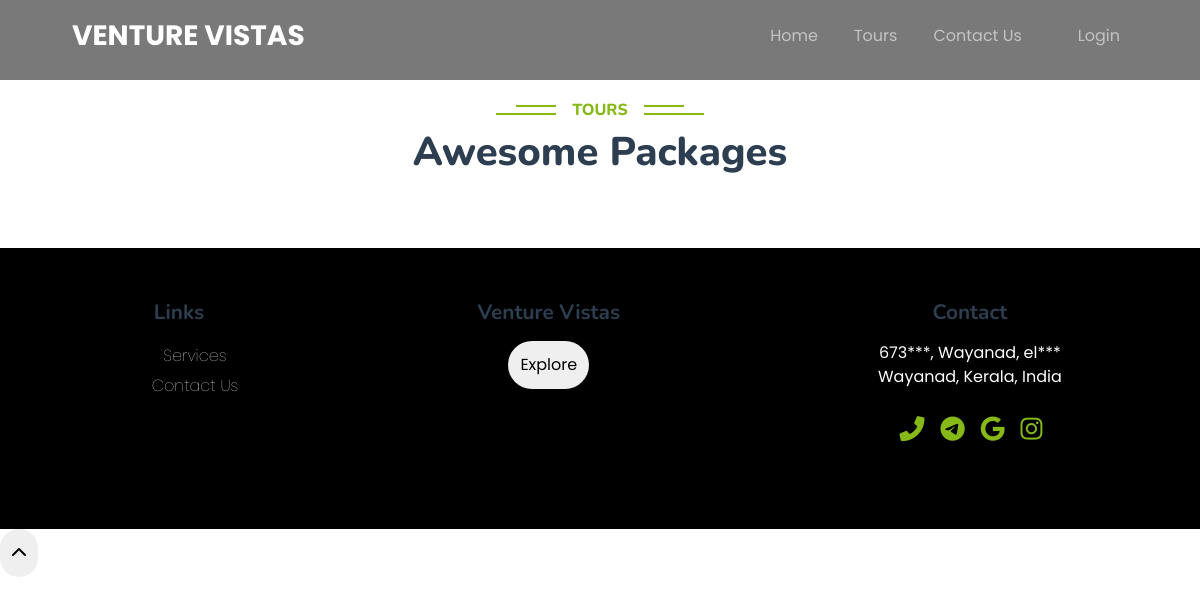
Before: /packages with the older database file.
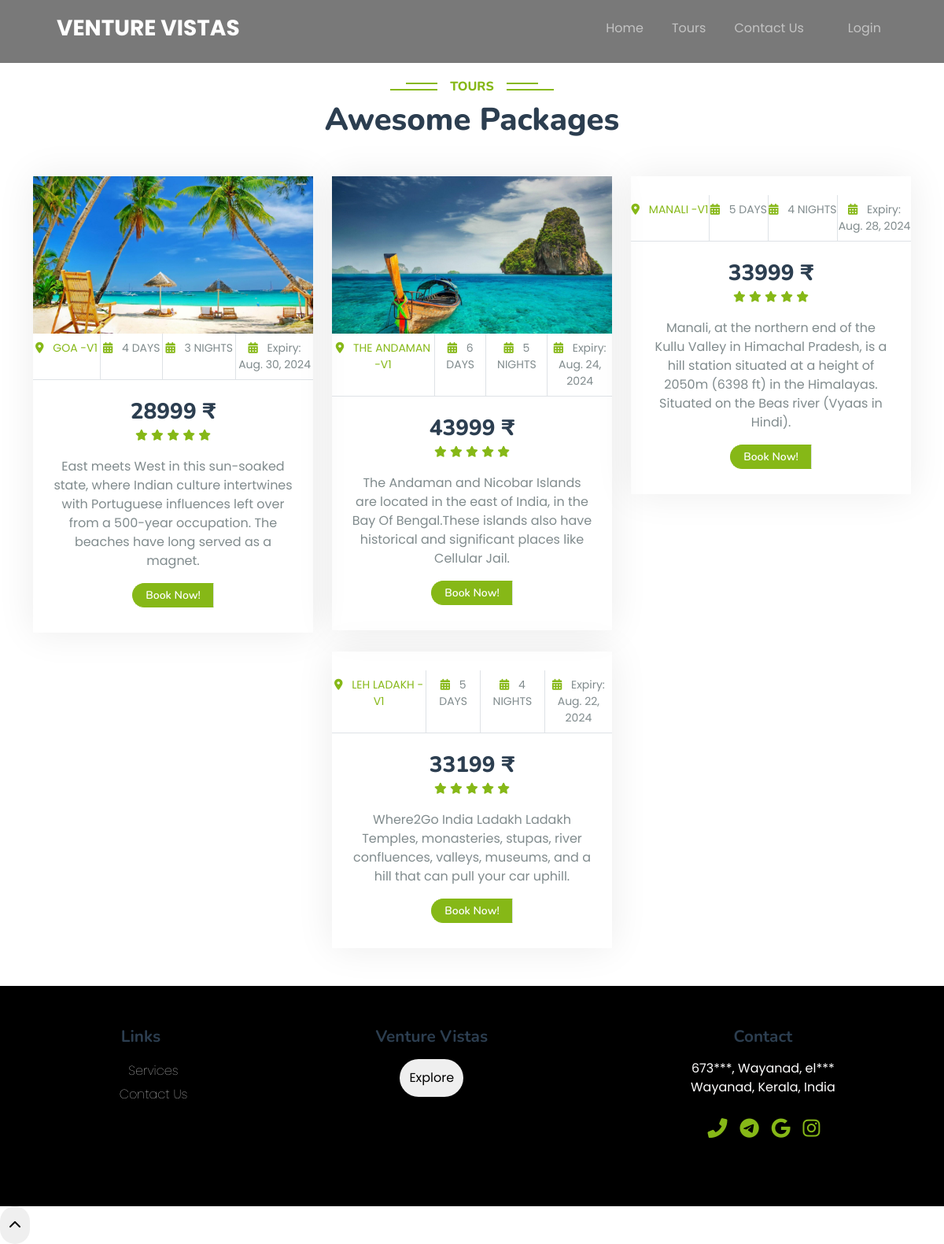
After: the same page with the newer database file.
### app/models.py (models this page shows, shortened)
class Package(models.Model):
    user_id = models.ForeignKey(CustomUser, on_delete=models.CASCADE)
    package_name = models.CharField(max_length=100)
    img1 = models.FileField(upload_to='package')
    img2 = models.FileField(upload_to='package')
    expiry_date = models.DateField()
    price = models.IntegerField()
    no_of_days = models.IntegerField()
    no_of_night = models.IntegerField()
    source = models.CharField(max_length=50)
    destination = models.CharField(max_length=50)
    description = models.CharField(max_length=200)
    is_active = models.BooleanField(default=False)

### app/views.py (the view)
# urls.py: path('packages', views.packages, name="packages"),
def packages(request):
    data = Package.objects.filter(is_active=True, expiry_date__gte=timezone.now())
    return render(request, 'packages.html', {'packages':data})

### template/packages.html (shortened to what this page needs)
<!doctype html>
<html lang="en">
  <head>
    {% load static %}
  </head>
  <body id="home">
<section class=" w3l-header-4 header-sticky">
	<header id="site-header" class="fixed-top">
		<div class="container">
			<nav class="navbar navbar-expand-lg navbar-dark stroke">
				<h1><a class="navbar-brand" href="index">
					</span>VENTURE VISTAS
				</a></h1>
				<div class="collapse navbar-collapse" id="navbarTogglerDemo02">
					<ul class="navbar-nav ml-lg-5">
            <li class="nav-item active">
							<a class="nav-link" href="{% url 'index' %}">Home <span class="sr-only">(current)</span></a>
						</li>
						<li class="nav-item @@services__active">
							<a class="nav-link" href="{% url 'packages' %}">Tours</a>
						</li>
						<li class="nav-item @@contact__active">
							<a class="nav-link" href="{% url 'contact' %}">Contact Us</a>
						</li>
						<li class="nav-item @@contact__active">
							<a class="nav-link" href="{% url 'Login' %}">Login</a>
						</li>
					</ul>
				</div>
			</nav>
		</div>
	  </header>
</section>
<link href="https://cdnjs.cloudflare.com/ajax/libs/font-awesome/5.10.0/css/all.min.css" rel="stylesheet">
<link href="https://cdn.jsdelivr.net/npm/bootstrap-icons@1.4.1/font/bootstrap-icons.css" rel="stylesheet">
<link href="{% static 'lib/animate/animate.min.css' %}" rel="stylesheet">
<link href="{% static 'lib/owlcarousel/assets/owl.carousel.min.css' %}" rel="stylesheet">
<link href="{% static 'lib/tempusdominus/css/tempusdominus-bootstrap-4.min.css' %}" rel="stylesheet" />
<link href="{% static 'css/bootstrap.min.css' %}" rel="stylesheet">
<link href="{% static 'css/newstyle.css' %}" rel="stylesheet">
{% block content %}
<div class="container-xxl py-5">
  <div class="container">
      <div class="text-center wow fadeInUp" data-wow-delay="0.1s">
          <h6 class="section-title bg-white text-center text-primary px-3">Tours</h6>
          <h1 class="mb-5">Awesome Packages</h1>
      </div>
      <div class="row g-4 justify-content-center">
          {% for package in packages %}
              <div class="col-lg-4 col-md-6 wow fadeInUp" data-wow-delay="0.1s">
                  <div class="package-item">
                      <div class="overflow-hidden">
                          <img class="img-fluid" src="{{ package.img1.url }}" alt="">
                      </div>
                      <div class="d-flex border-bottom">
                          <small class="flex-fill text-center border-end py-2">
                              <i class="fa fa-map-marker-alt text-primary me-2"></i>
                              <a href="{% url 'packageDetails' id=package.id %}">{{ package.package_name }}</a>
                          </small>
                          <small class="flex-fill text-center border-end py-2">
                              <i class="fa fa-calendar-alt text-primary me-2"></i>
                              {{ package.no_of_days }} DAYS
                          </small>
                          <small class="flex-fill text-center border-end py-2">
                              <i class="fa fa-calendar-alt text-primary me-2"></i>
                              {{ package.no_of_night }} NIGHTS
                          </small>
                          <small class="flex-fill text-center py-2">
                            <i class="fa fa-calendar-alt text-primary me-2"></i>
                           Expiry:<br>{{ package.expiry_date }}
                        </small>
                      </div>
                      <div class="text-center p-4">
                          <h3 class="mb-0">{{ package.price }} ₹</h3>
                          <div class="mb-3">
                              <small class="fa fa-star text-primary"></small>
                              <small class="fa fa-star text-primary"></small>
                              <small class="fa fa-star text-primary"></small>
                              <small class="fa fa-star text-primary"></small>
                              <small class="fa fa-star text-primary"></small>
                          </div>
                          <p>{{package.description}}</p>
                          <div class="d-flex justify-content-center mb-2">
                              <a href="{% url 'Login' %}" class="btn btn-sm btn-primary px-3 border-end" style="border-radius: 30px 0 0 30px;">Book Now!</a>
                          </div>
                      </div>
                  </div>
              </div>
          {% endfor %}
      </div>
  </div>
</div>
<footer class="footer">
  <div class="box">
      <h2> Links </h2>
      <ul class="links">
          <li><a href="#"> Services </a></li>
          <li><a href="#"> Contact Us </a></li>
      </ul>
  </div>
  <div class="box">
      <h2> Venture Vistas </h2>
      <form action="{% url 'packages' %}" class="registration">
          <button type="submit"> Explore </button>
      </form>
  </div>
  <div class="box">
      <h2> Contact </h2>
      <p class="address"> 673***, Wayanad, el*** <br>
          Wayanad, Kerala, India
      </p>
      <ul class="social">
          <li><a href="tel:+1234567890"><i class="fas fa-phone-alt"></i></a></li>
          <li><a href="https://t.me/your_telegram_username" target="_blank"><i class="fab fa-telegram-plane"></i></a></li>
          <li><a href="https://www.gmail.com" target="_blank"><i class="fa-brands fa-google"></i></a></li>
          <li><a href="https://www.instagram.com/el_stoic" target="_blank"><i class="fa-brands fa-instagram"></i></a></li>
      </ul>
  </div>
</footer>
<link rel="stylesheet" href="https://cdnjs.cloudflare.com/ajax/libs/font-awesome/6.0.0-beta3/css/all.min.css">
{% endblock %}
<button onclick="topFunction()" id="movetop" title="Go to top">
<span class="fa fa-chevron-up"></span>
</button>
</body>
</html>

### static/css/newstyle.css (style rules this page uses)
:root { --primary: #86B817; --secondary: #FE8800; --light: #F5F5F5; --dark: #14141F; }
.btn { font-family: 'Nunito', sans-serif; font-weight: 600; transition: .5s; }
.btn.btn-primary, .btn.btn-secondary { color: #FFFFFF; }
.section-title { position: relative; display: inline-block; text-transform: uppercase; }
.section-title::before { position: absolute; content: ""; width: calc(100% + 80px); height: 2px; top: 4px; left: -40px; background: var(--primary); z-index: -1; }
.section-title::after { position: absolute; content: ""; width: calc(100% + 120px); height: 2px; bottom: 5px; left: -60px; background: var(--primary); z-index: -1; }
.package-item { box-shadow: 0 0 45px rgba(0, 0, 0, .08); }
.package-item img { transition: .5s; }

### template/packages.html (style rules this page uses)
* { margin: 0; padding: 0; box-sizing: border-box; font-family: 'Poppins', sans-serif; }
.footer { display: flex; color: #fffefe; padding: 2rem 0; height: auto; justify-content: space-around; flex-wrap: wrap; background-color: #000000; }
.box { display: flex; flex-direction: column; align-items: center; margin: 20px; }
.footer h2 { font-size: 1.3rem; margin-bottom: 1rem; font-weight: bold; }
.links li { list-style: none; line-height: 30px; text-align: center; font-weight: 100; }
.links li a { text-decoration: none; color: #fff; }
.registration { display: flex; flex-direction: column; }
button { border: none; padding: 12px 12px; border-radius: 30px; cursor: pointer; }
.address { text-align: center; margin-bottom: 10px; }
.social { margin-right: 30px; display: flex; list-style: none; }
.social li { margin: 12px 8px; cursor: pointer; font-size: 25px; }
* { margin: 0; padding: 0; box-sizing: border-box; }
body { font-family: 'Segoe UI', Tahoma, Geneva, Verdana, sans-serif; margin-top: 50px; }
.w3l-header-4 { width: 100%; position: fixed; top: 0; z-index: 1000; background: rgba(0, 0, 0, 0.527); padding: 40px 0; }
#site-header { width: 90%; margin: 0 auto; }
#site-header .container { display: flex; justify-content: space-between; align-items: center; }
.navbar { display: flex; justify-content: space-between; align-items: center; width: 100%; }
.navbar-brand { font-size: 28px; font-weight: bold; color: white; text-decoration: none; }
.navbar-nav { display: flex; list-style: none; margin-left: auto; }
.nav-item { margin-left: 20px; }
.nav-link { font-size: 16px; color: white; text-decoration: none; padding: 10px 15px; transition: background 0.3s, color 0.3s; }

Changed rows visible on the page:
now on this page (row edited): Package: img1 (picture), package_name "GOA -V1", no_of_days "4", no_of_night "3", expiry_date "Aug. 30, 2024", price "28999", description "East meets West in this sun-soaked state, where Indian culture intertwines with Portuguese influences left over from a 500-year occupation. The beaches have long served as a magnet."
now on this page (row edited): Package: img1 (picture), package_name "THE ANDAMAN -V1", no_of_days "6", no_of_night "5", expiry_date "Aug. 24, 2024", price "43999", description "The Andaman and Nicobar Islands are located in the east of India, in the Bay Of Bengal.These islands also have historical and significant places like Cellular Jail."
now on this page (row edited): Package: package_name "MANALI -V1", no_of_days "5", no_of_night "4", expiry_date "Aug. 28, 2024", price "33999", description "Manali, at the northern end of the Kullu Valley in Himachal Pradesh, is a hill station situated at a height of 2050m (6398 ft) in the Himalayas. Situated on the Beas river (Vyaas in Hindi)."
now on this page (row edited): Package: package_name "LEH LADAKH -V1", no_of_days "5", no_of_night "4", expiry_date "Aug. 22, 2024", price "33199", description "Where2Go India Ladakh Ladakh Temples, monasteries, stupas, river confluences, valleys, museums, and a hill that can pull your car uphill."
